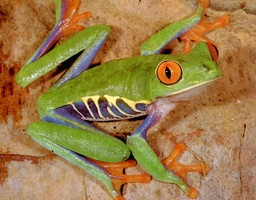
//> input picture OpenCV-CUDA/grenouille.jpg, 256 x 200 px, shrunk from 1152 x 900 before the run
$ ./opencv-omp-basic-2 ../OpenCV-CUDA/grenouille.jpg   (built with g++ and OpenCV 4)
//> lines starting //> are read from the running program, lines starting //| are printed output that depends on the picture
#include <iostream>
#include <opencv2/opencv.hpp>
#include <chrono>  // for high_resolution_clock
#include <omp.h>  // OMP API

using namespace std;

int main( int argc, char** argv )
{

  cv::Mat_<uchar> source = cv::imread ( argv[1], cv::IMREAD_GRAYSCALE);
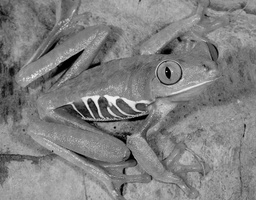
//> source: 200 rows x 256 cols, CV_8UC1; min 0, max 249, mean 128.1
  cv::Mat_<uchar> destination ( source.rows, source.cols );

  cv::imshow("Source Image", source );

  const int iter = 200;

  for (int t=1;t<48;t++)
    {
      omp_set_num_threads(t);
      auto begin = chrono::high_resolution_clock::now();

      for (int it=0;it<iter;it++)
	{
#pragma omp parallel for
	  for (int i=0;i<source.rows;i++)
	    //#pragma omp parallel for
	    for (int j=0;j<source.cols;j++)
	    	  destination(i,j) = 255.0*cos((255-source(i,j))/255.0);
	}
      auto end = std::chrono::high_resolution_clock::now();
      std::chrono::duration<double> diff = end-begin;

      cv::imshow("Processed Image", destination );

      cout << "Number of threads: " << t << endl;
      cout << "   Total time: " << diff.count() << " s" << endl;
      cout << "   Time for 1 iteration: " << diff.count()/iter << " s" << endl;
      cout << "   IPS: " << iter/diff.count() << endl;
      cout << endl;
    }
//> this loop made 47 passes
//> pass 1, `cv::imshow("Processed Image", destination );`:
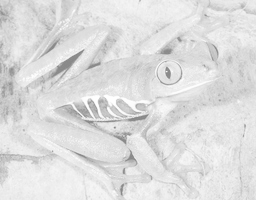
//> window 'Processed Image': 200 rows x 256 cols, CV_8UC1; min 137, max 254, mean 221.9
  cv::waitKey();

  return 0;
}
